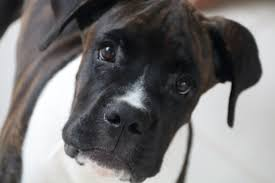
#> input picture exercises/dog.jpeg, 275 x 183 px, found by its file name
$ python solution_02_04.py   (older library calls are emulated)
#> lines starting #> are read from the running program, lines starting #| are printed output that depends on the picture
import cv2
from matplotlib import pyplot as plt
from skimage.feature import hog

image = cv2.imread("exercises/dog.jpeg", 0) # Read image as greyscale
#> image: shape (183, 275); min 0, max 255, mean 116.9
resize_img = cv2.resize(image, (300,300)) # Resize image
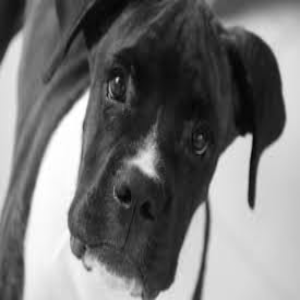
#> resize_img: shape (300, 300); min 2, max 255, mean 116.8

fd, hog_image = hog(resize_img, orientations=5, pixels_per_cell=(8, 8),
                    cells_per_block=(2, 2), visualize=True, multichannel=False)
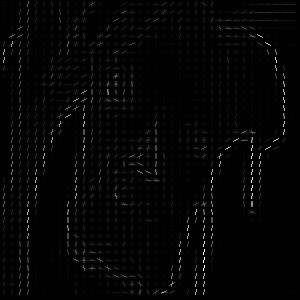
#> hog_image: shape (300, 300) float64; min 0, max 59.86, mean 1; drawn with min black and max white

print(fd.shape)
#| (25920,)

plt.imshow(hog_image, cmap="gray") #show image
plt.show()
